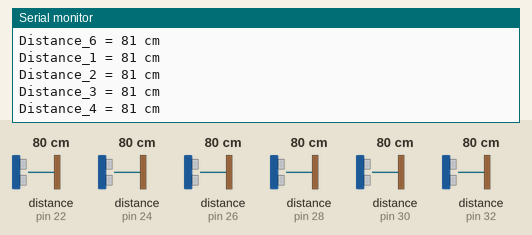
This sketch was run on a simulated Arduino Mega 2560, built with avr-gcc and run on an emulated ATmega2560. Parts: the last lines printed to the serial monitor. The inputs (shaded band) are chosen by the test bench; at power-on: distance to the obstacle (sensors on pin 22, pin 24, pin 26, pin 28, pin 30, pin 32) 80 cm. The echo pulse lasts 58.3 µs per cm.

Above: at 1.2 s.
1.3 s: distance to the obstacle (sensor on pin 22) set to 120 cm
At 2.0 s:
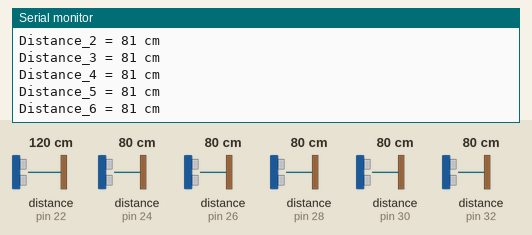
4.3 s: distance to the obstacle (sensor on pin 24) set to 2 cm
At 5.4 s:
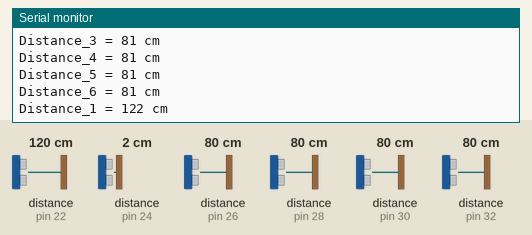
7.3 s: distance to the obstacle (sensor on pin 26) set to 2 cm
10.3 s: distance to the obstacle (sensor on pin 28) set to 2 cm
At 11.2 s:
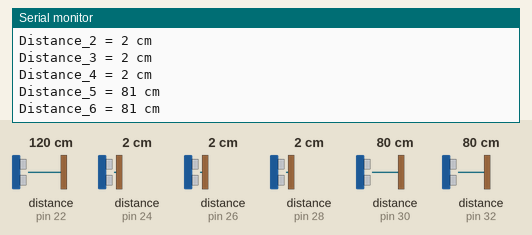
13.3 s: distance to the obstacle (sensor on pin 24) set to 18 cm
At 14.2 s:
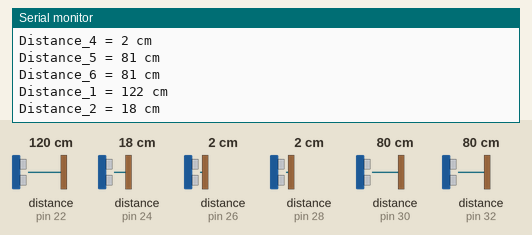
16.3 s: distance to the obstacle (sensor on pin 30) set to 120 cm
At 17.1 s:
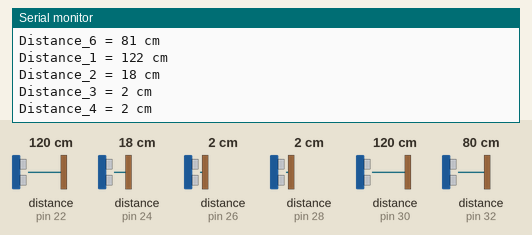
Timing chart, 0 to 19.3 s (numbered marks = the images above; inputs shaded):
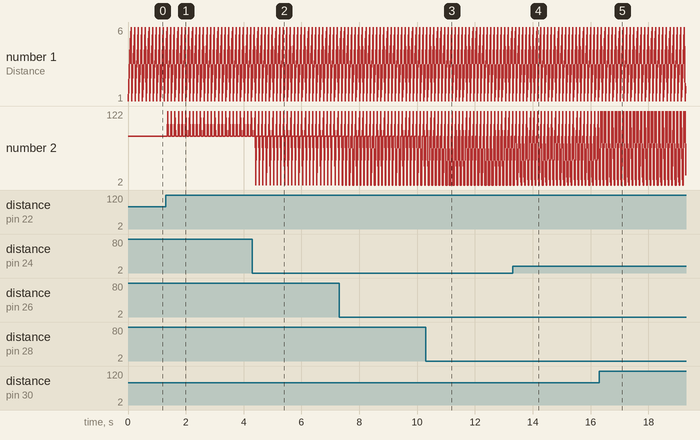

Measured:
- after the input at 1.3 s, the serial monitor: prints a new line after 0.07 s (image 1)
- after the input at 4.3 s, the serial monitor: prints a new line after 0.12 s (image 2)
- after the input at 10.3 s, the serial monitor: prints a new line after 0.12 s (image 3)
- after the input at 13.3 s, the serial monitor: prints a new line after 0.15 s (image 4)
- after the input at 16.3 s, the serial monitor: prints a new line after 0.06 s (image 5)
- plotted number 2: 81 → 18 after the input at 13.3 s

The sketch:

Six_US_Giga.ino
```cpp
#include "NewPing.h"

//Acceptable distances
const int frontMaxDist = 400;
const int sideMaxDist = 30;

// defines pins numbers
const int trigPin_1 = 23;
const int trigPin_2 = 25;
const int trigPin_3 = 27;
const int trigPin_4 = 29;
const int trigPin_5 = 31;
const int trigPin_6 = 33;

const int echoPin_g = 22;
const int echoPin_w = 24;
const int echoPin_y = 26;
const int echoPin_o = 28;
const int echoPin_b = 30;
const int echoPin_p = 32;


NewPing sonar_1(trigPin_1, echoPin_g, frontMaxDist);
NewPing sonar_2(trigPin_2, echoPin_w, frontMaxDist);
NewPing sonar_3(trigPin_3, echoPin_y, frontMaxDist);
NewPing sonar_4(trigPin_4, echoPin_o, frontMaxDist);
NewPing sonar_5(trigPin_5, echoPin_b, frontMaxDist);
NewPing sonar_6(trigPin_6, echoPin_p, frontMaxDist);

void setup() {

  Serial.begin(9600); // Starts the serial communication
}

void loop() {
  Serial.print("Distance_1 = ");
  Serial.print(sonar_1.ping_cm()); // How to get distance
  Serial.println(" cm");

  Serial.print("Distance_2 = ");
  Serial.print(sonar_2.ping_cm());
  Serial.println(" cm");

  Serial.print("Distance_3 = ");
  Serial.print(sonar_3.ping_cm());
  Serial.println(" cm");

  Serial.print("Distance_4 = ");
  Serial.print(sonar_4.ping_cm());
  Serial.println(" cm");

  Serial.print("Distance_5 = ");
  Serial.print(sonar_5.ping_cm());
  Serial.println(" cm");

  Serial.print("Distance_6 = ");
  Serial.print(sonar_6.ping_cm());
  Serial.println(" cm");
  //delay(50);
}
```
